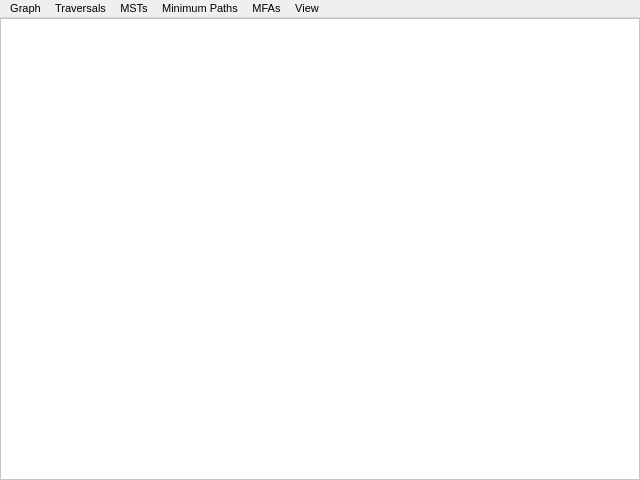
<?xml version="1.0" encoding="UTF-8"?>
<ui version="4.0">
 <class>GraphAppClass</class>
 <widget class="QMainWindow" name="GraphAppClass">
  <property name="geometry">
   <rect>
    <x>0</x>
    <y>0</y>
    <width>640</width>
    <height>480</height>
   </rect>
  </property>
  <property name="minimumSize">
   <size>
    <width>640</width>
    <height>480</height>
   </size>
  </property>
  <property name="windowTitle">
   <string>Graph Tool</string>
  </property>
  <widget class="QWidget" name="centralWidget">
   <layout class="QGridLayout" name="gridLayout">
    <property name="leftMargin">
     <number>0</number>
    </property>
    <property name="topMargin">
     <number>0</number>
    </property>
    <property name="rightMargin">
     <number>0</number>
    </property>
    <property name="bottomMargin">
     <number>0</number>
    </property>
    <property name="spacing">
     <number>0</number>
    </property>
    <item row="0" column="0" rowspan="2">
     <widget class="Graph" name="graph">
      <property name="styleSheet">
       <string notr="true">background-color: rgb(255, 255, 255);</string>
      </property>
      <property name="verticalScrollBarPolicy">
       <enum>Qt::ScrollBarPolicy::ScrollBarAlwaysOff</enum>
      </property>
      <property name="horizontalScrollBarPolicy">
       <enum>Qt::ScrollBarPolicy::ScrollBarAlwaysOff</enum>
      </property>
      <property name="renderHints">
       <set>QPainter::RenderHint::Antialiasing|QPainter::RenderHint::TextAntialiasing</set>
      </property>
      <property name="transformationAnchor">
       <enum>QGraphicsView::ViewportAnchor::AnchorUnderMouse</enum>
      </property>
      <property name="viewportUpdateMode">
       <enum>QGraphicsView::ViewportUpdateMode::FullViewportUpdate</enum>
      </property>
     </widget>
    </item>
   </layout>
  </widget>
  <widget class="QMenuBar" name="menuBar">
   <property name="geometry">
    <rect>
     <x>0</x>
     <y>0</y>
     <width>640</width>
     <height>20</height>
    </rect>
   </property>
   <property name="maximumSize">
    <size>
     <width>16777215</width>
     <height>32</height>
    </size>
   </property>
   <property name="font">
    <font>
     <pointsize>8</pointsize>
    </font>
   </property>
   <property name="nativeMenuBar">
    <bool>true</bool>
   </property>
   <widget class="QMenu" name="menuGraph">
    <property name="title">
     <string>Graph</string>
    </property>
    <addaction name="actionBuild_Adjacency_List"/>
    <addaction name="actionRandom_Graph"/>
    <addaction name="actionFill_Graph_With_Nodes"/>
    <addaction name="actionReset_Graph"/>
    <addaction name="separator"/>
    <addaction name="actionAllow_Editing"/>
    <addaction name="actionAllow_Loops"/>
    <addaction name="actionOriented_Graph"/>
    <addaction name="separator"/>
    <addaction name="actionSave_Graph"/>
    <addaction name="actionLoad_Graph"/>
    <addaction name="separator"/>
    <addaction name="actionInverted_Graph_2"/>
    <addaction name="separator"/>
    <addaction name="actionChange_Scene_Dimensions"/>
    <addaction name="action_Custom_Load_Map"/>
   </widget>
   <widget class="QMenu" name="menuView">
    <property name="title">
     <string>View</string>
    </property>
    <addaction name="actionDraw_Nodes"/>
    <addaction name="actionDraw_Edges"/>
    <addaction name="actionIncrease_Edge_Thickness"/>
    <addaction name="actionDecrease_Edge_Thickness"/>
    <addaction name="actionRefresh_Edges_Cache"/>
    <addaction name="actionDraw_Quad_Trees"/>
    <addaction name="actionCenter_on_Node"/>
    <addaction name="actionToggle_Light_Dark_Mode"/>
   </widget>
   <widget class="QMenu" name="menuTraversals">
    <property name="title">
     <string>Traversals</string>
    </property>
    <addaction name="actionGeneric"/>
    <addaction name="actionGeneric_Total_Traversal_2"/>
    <addaction name="separator"/>
    <addaction name="actionPath"/>
    <addaction name="separator"/>
    <addaction name="actionBreadth_Traversal_2"/>
    <addaction name="actionDepth_Traversal_2"/>
    <addaction name="actionDepth_Total_Traversal_2"/>
    <addaction name="separator"/>
    <addaction name="actionTopological_Sort"/>
    <addaction name="actionConnected_Components_2"/>
    <addaction name="actionStrongly_Connected_Components_2"/>
   </widget>
   <widget class="QMenu" name="menuMST">
    <property name="title">
     <string>MSTs</string>
    </property>
    <addaction name="actionGeneric_2"/>
    <addaction name="actionPrim"/>
    <addaction name="actionKruskal_s_Algorithm"/>
    <addaction name="actionBoruvka_s_Algorithm"/>
   </widget>
   <widget class="QMenu" name="menuPaths">
    <property name="title">
     <string>Minimum Paths</string>
    </property>
    <addaction name="actionDijkstra_s_Algorithm"/>
    <addaction name="actionFloyd_Warshall"/>
    <addaction name="actionFloyd_Warshall_Path_Reconstruction"/>
   </widget>
   <widget class="QMenu" name="menuMFAs">
    <property name="title">
     <string>MFAs</string>
    </property>
    <addaction name="actionFord_Fulkerson_s_Algorithm"/>
   </widget>
   <addaction name="menuGraph"/>
   <addaction name="menuTraversals"/>
   <addaction name="menuMST"/>
   <addaction name="menuPaths"/>
   <addaction name="menuMFAs"/>
   <addaction name="menuView"/>
  </widget>
  <action name="actionGenericTraversal">
   <property name="text">
    <string>Generic Traversal</string>
   </property>
  </action>
  <action name="actionGeneric_Total_Traversal">
   <property name="text">
    <string>Generic Total Traversal</string>
   </property>
  </action>
  <action name="actionPath_s_y">
   <property name="text">
    <string>Path(s, y)</string>
   </property>
  </action>
  <action name="actionComplete_Graph">
   <property name="text">
    <string>Complete Graph</string>
   </property>
  </action>
  <action name="actionRandom_Graph">
   <property name="text">
    <string>Random Adjacency List</string>
   </property>
  </action>
  <action name="actionBreadth_Traversal">
   <property name="text">
    <string>Breadth Traversal</string>
   </property>
  </action>
  <action name="actionDepth_Traversal">
   <property name="text">
    <string>Depth Traversal</string>
   </property>
  </action>
  <action name="actionReset_Graph">
   <property name="text">
    <string>Reset Graph</string>
   </property>
   <property name="shortcut">
    <string>Home</string>
   </property>
  </action>
  <action name="actionAnimations">
   <property name="checkable">
    <bool>true</bool>
   </property>
   <property name="checked">
    <bool>true</bool>
   </property>
   <property name="text">
    <string>Animations</string>
   </property>
  </action>
  <action name="actionAllow_Loops">
   <property name="checkable">
    <bool>true</bool>
   </property>
   <property name="text">
    <string>Allow Loops</string>
   </property>
  </action>
  <action name="actionOriented_Graph">
   <property name="checkable">
    <bool>true</bool>
   </property>
   <property name="checked">
    <bool>true</bool>
   </property>
   <property name="text">
    <string>Oriented Graph</string>
   </property>
  </action>
  <action name="actionConnected_Components">
   <property name="text">
    <string>Connected Components</string>
   </property>
  </action>
  <action name="actionInverted_Graph">
   <property name="text">
    <string>Inverted Graph</string>
   </property>
  </action>
  <action name="actionDepth_Total_Traversal">
   <property name="text">
    <string>Depth Total Traversal</string>
   </property>
  </action>
  <action name="actionStrongly_Connected_Components">
   <property name="text">
    <string>Strongly Connected Components</string>
   </property>
  </action>
  <action name="actionFill_Graph_With_Nodes">
   <property name="text">
    <string>Fill Graph with Nodes</string>
   </property>
  </action>
  <action name="action_Custom_Load_Map">
   <property name="text">
    <string>Load PBF</string>
   </property>
  </action>
  <action name="actionAllow_Editing">
   <property name="checkable">
    <bool>true</bool>
   </property>
   <property name="checked">
    <bool>true</bool>
   </property>
   <property name="text">
    <string>Allow Editing</string>
   </property>
  </action>
  <action name="actionDraw_Nodes">
   <property name="checkable">
    <bool>true</bool>
   </property>
   <property name="checked">
    <bool>true</bool>
   </property>
   <property name="text">
    <string>Draw Nodes</string>
   </property>
   <property name="shortcut">
    <string>N</string>
   </property>
  </action>
  <action name="actionDraw_Edges">
   <property name="checkable">
    <bool>true</bool>
   </property>
   <property name="checked">
    <bool>true</bool>
   </property>
   <property name="text">
    <string>Draw Edges</string>
   </property>
   <property name="shortcut">
    <string>E</string>
   </property>
  </action>
  <action name="actionDraw_Quad_Trees">
   <property name="checkable">
    <bool>true</bool>
   </property>
   <property name="checked">
    <bool>false</bool>
   </property>
   <property name="text">
    <string>Draw Quad Trees</string>
   </property>
  </action>
  <action name="actionBuild_Full_Edge_Cache">
   <property name="text">
    <string>Build Full Edge Cache</string>
   </property>
   <property name="shortcut">
    <string>Shift+F5</string>
   </property>
  </action>
  <action name="actionToggle_Light_Dark_Mode">
   <property name="text">
    <string>Toggle Light/Dark Mode</string>
   </property>
   <property name="shortcut">
    <string>D</string>
   </property>
  </action>
  <action name="actionCenter_on_Node">
   <property name="text">
    <string>Center on Node</string>
   </property>
   <property name="shortcut">
    <string>G</string>
   </property>
  </action>
  <action name="actionBuild_Visible_Edge_Cache">
   <property name="text">
    <string>Build Edge Cache</string>
   </property>
   <property name="shortcut">
    <string>F5</string>
   </property>
  </action>
  <action name="actionBuild_Adjacency_List">
   <property name="text">
    <string>Adjacency List Builder</string>
   </property>
   <property name="shortcut">
    <string>A</string>
   </property>
  </action>
  <action name="actionChange_Scene_Dimensions">
   <property name="text">
    <string>Change Scene Dimensions</string>
   </property>
   <property name="shortcut">
    <string>S</string>
   </property>
  </action>
  <action name="actionSave_Graph">
   <property name="text">
    <string>Save Graph</string>
   </property>
   <property name="shortcut">
    <string>Ctrl+S</string>
   </property>
  </action>
  <action name="actionLoad_Graph">
   <property name="text">
    <string>Load Graph</string>
   </property>
   <property name="shortcut">
    <string>Ctrl+O</string>
   </property>
  </action>
  <action name="actionGeneric">
   <property name="text">
    <string>Generic Traversal</string>
   </property>
  </action>
  <action name="actionInverted_Graph_2">
   <property name="text">
    <string>Inverted Graph</string>
   </property>
  </action>
  <action name="actionGeneric_Total_Traversal_2">
   <property name="text">
    <string>Generic Total Traversal</string>
   </property>
  </action>
  <action name="actionPath">
   <property name="text">
    <string>Path Reconstruction</string>
   </property>
  </action>
  <action name="actionBreadth_Traversal_2">
   <property name="text">
    <string>Breadth Traversal</string>
   </property>
  </action>
  <action name="actionDepth_Traversal_2">
   <property name="text">
    <string>Depth Traversal</string>
   </property>
  </action>
  <action name="actionDepth_Total_Traversal_2">
   <property name="text">
    <string>Depth Total Traversal</string>
   </property>
  </action>
  <action name="actionTopological_Sort">
   <property name="text">
    <string>Topological Sort</string>
   </property>
  </action>
  <action name="actionConnected_Components_2">
   <property name="text">
    <string>Connected Components</string>
   </property>
  </action>
  <action name="actionStrongly_Connected_Components_2">
   <property name="text">
    <string>Strongly Connected Components</string>
   </property>
  </action>
  <action name="actionRefresh_Edges_Cache">
   <property name="text">
    <string>Refresh Edge Cache</string>
   </property>
   <property name="shortcut">
    <string>F5</string>
   </property>
  </action>
  <action name="actionGeneric_2">
   <property name="text">
    <string>Generic Algorithm</string>
   </property>
  </action>
  <action name="actionPrim">
   <property name="text">
    <string>Prim's Algorithm</string>
   </property>
  </action>
  <action name="actionKruskal_s_Algorithm">
   <property name="text">
    <string>Kruskal's Algorithm</string>
   </property>
  </action>
  <action name="actionBoruvka_s_Algorithm">
   <property name="text">
    <string>Boruvka's Algorithm</string>
   </property>
  </action>
  <action name="actionHomework">
   <property name="text">
    <string>Homework</string>
   </property>
  </action>
  <action name="actionFloyd_Warshall">
   <property name="text">
    <string>Floyd-Warshall</string>
   </property>
  </action>
  <action name="actionFloyd_Warshall_Path_Reconstruction">
   <property name="text">
    <string>Floyd-Warshall Path Reconstruction</string>
   </property>
  </action>
  <action name="actionFord_Fulkerson_s_Algorithm">
   <property name="text">
    <string>Ford-Fulkerson Algorithm</string>
   </property>
  </action>
  <action name="actionIncrease_Edge_Thickness">
   <property name="text">
    <string>Increase Edge Thickness</string>
   </property>
   <property name="shortcut">
    <string>=</string>
   </property>
  </action>
  <action name="actionDecrease_Edge_Thickness">
   <property name="text">
    <string>Decrease Edge Thickness</string>
   </property>
   <property name="shortcut">
    <string>-</string>
   </property>
  </action>
  <action name="actionDijkstra_s_Algorithm">
   <property name="text">
    <string>Dijkstra's Algorithm</string>
   </property>
  </action>
 </widget>
 <layoutdefault spacing="6" margin="11"/>
 <customwidgets>
  <customwidget>
   <class>Graph</class>
   <extends>QGraphicsView</extends>
   <header>../graph/Graph.h</header>
  </customwidget>
 </customwidgets>
 <resources/>
 <connections/>
</ui>
